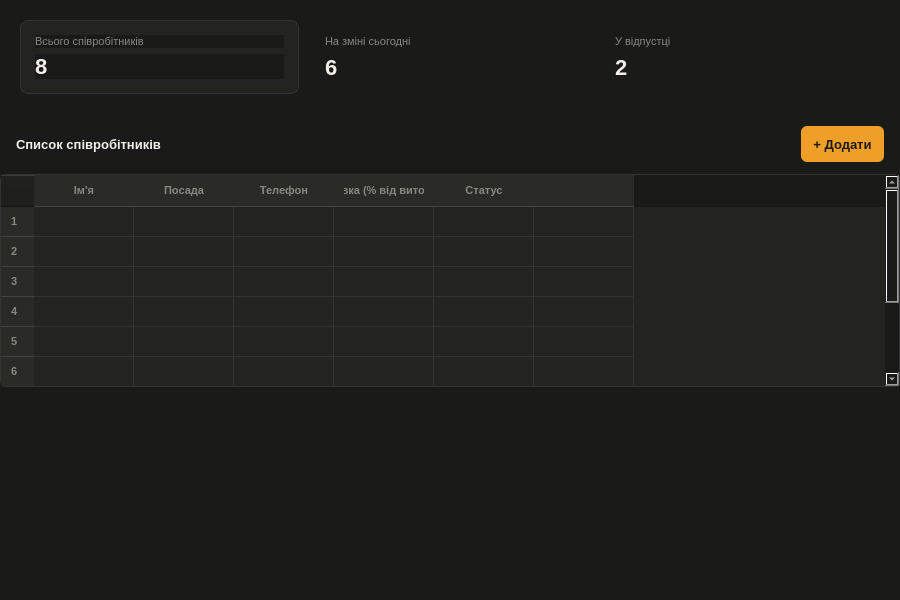
<?xml version="1.0" encoding="UTF-8"?>
<ui version="4.0">
 <class>EmployeesWidget</class>
 <widget class="QWidget" name="EmployeesWidget">
  <property name="geometry">
   <rect>
    <x>0</x>
    <y>0</y>
    <width>900</width>
    <height>600</height>
   </rect>
  </property>
  <property name="windowTitle">
   <string>Співробітники</string>
  </property>
  <property name="toolTip">
   <string>Вікно обліку співробітників магазину</string>
  </property>
  <property name="styleSheet">
   <string>QWidget { background-color: #1a1a18; color: #f1efe8; font-family: 'Segoe UI'; font-size: 13px; }
QTableWidget { background-color: #232320; border: 1px solid #333; gridline-color: #333; border-radius: 6px; }
QTableWidget::item { padding: 6px 10px; }
QTableWidget::item:selected { background-color: #3a3a36; }
QHeaderView::section { background-color: #2a2a26; color: #888780; font-size: 11px; font-weight: bold; padding: 6px 10px; border: none; border-bottom: 1px solid #444; }
QFrame#card { background-color: #232320; border: 1px solid #333; border-radius: 8px; }
QPushButton { background-color: #232320; color: #f1efe8; border: 1px solid #444; border-radius: 6px; padding: 5px 12px; min-height: 26px; }
QPushButton:hover { background-color: #3a3a36; border-color: #EF9F27; }
QPushButton#btnAdd { background-color: #EF9F27; color: #1a1a18; font-weight: bold; border: none; }</string>
  </property>
  <layout class="QVBoxLayout" name="mainLayout">
   <property name="spacing">
    <number>0</number>
   </property>
   <property name="margin" stdset="0">
    <number>0</number>
   </property>
   <item>
    <layout class="QHBoxLayout" name="metricsLayout">
     <property name="spacing">
      <number>12</number>
     </property>
     <property name="margin" stdset="0">
      <number>20</number>
     </property>
     <item>
      <widget class="QFrame" name="card">
       <property name="toolTip">
        <string>Загальна кількість співробітників у штаті</string>
       </property>
       <layout class="QVBoxLayout">
        <property name="margin" stdset="0">
         <number>14</number>
        </property>
        <item>
         <widget class="QLabel" name="lblTotalTitle">
          <property name="styleSheet">
           <string>color:#888780; font-size:11px;</string>
          </property>
          <property name="text">
           <string>Всього співробітників</string>
          </property>
         </widget>
        </item>
        <item>
         <widget class="QLabel" name="lblTotalValue">
          <property name="styleSheet">
           <string>color:#f1efe8; font-size:22px; font-weight:500;</string>
          </property>
          <property name="text">
           <string>8</string>
          </property>
         </widget>
        </item>
       </layout>
      </widget>
     </item>
     <item>
      <widget class="QFrame" name="card">
       <property name="toolTip">
        <string>Кількість співробітників на зміні сьогодні</string>
       </property>
       <layout class="QVBoxLayout">
        <property name="margin" stdset="0">
         <number>14</number>
        </property>
        <item>
         <widget class="QLabel" name="lblShiftTitle">
          <property name="styleSheet">
           <string>color:#888780; font-size:11px;</string>
          </property>
          <property name="text">
           <string>На зміні сьогодні</string>
          </property>
         </widget>
        </item>
        <item>
         <widget class="QLabel" name="lblShiftValue">
          <property name="styleSheet">
           <string>color:#f1efe8; font-size:22px; font-weight:500;</string>
          </property>
          <property name="text">
           <string>6</string>
          </property>
         </widget>
        </item>
       </layout>
      </widget>
     </item>
     <item>
      <widget class="QFrame" name="card">
       <property name="toolTip">
        <string>Кількість співробітників у відпустці</string>
       </property>
       <layout class="QVBoxLayout">
        <property name="margin" stdset="0">
         <number>14</number>
        </property>
        <item>
         <widget class="QLabel" name="lblVacTitle">
          <property name="styleSheet">
           <string>color:#888780; font-size:11px;</string>
          </property>
          <property name="text">
           <string>У відпустці</string>
          </property>
         </widget>
        </item>
        <item>
         <widget class="QLabel" name="lblVacValue">
          <property name="styleSheet">
           <string>color:#f1efe8; font-size:22px; font-weight:500;</string>
          </property>
          <property name="text">
           <string>2</string>
          </property>
         </widget>
        </item>
       </layout>
      </widget>
     </item>
    </layout>
   </item>
   <item>
    <widget class="QFrame" name="card">
     <property name="toolTip">
      <string>Список усіх співробітників магазину</string>
     </property>
     <layout class="QVBoxLayout" name="tableCardLayout">
      <property name="spacing">
       <number>0</number>
      </property>
      <property name="margin" stdset="0">
       <number>0</number>
      </property>
      <item>
       <layout class="QHBoxLayout" name="tableHeaderLayout">
        <property name="leftMargin">
         <number>16</number>
        </property>
        <property name="topMargin">
         <number>12</number>
        </property>
        <property name="rightMargin">
         <number>16</number>
        </property>
        <property name="bottomMargin">
         <number>12</number>
        </property>
        <item>
         <widget class="QLabel" name="lblTableTitle">
          <property name="styleSheet">
           <string>color:#f1efe8; font-size:13px; font-weight:500;</string>
          </property>
          <property name="text">
           <string>Список співробітників</string>
          </property>
         </widget>
        </item>
        <item>
         <spacer name="horizontalSpacer">
          <property name="orientation">
           <enum>Qt::Orientation::Horizontal</enum>
          </property>
          <property name="sizeHint" stdset="0">
           <size>
            <width>40</width>
            <height>20</height>
           </size>
          </property>
         </spacer>
        </item>
        <item>
         <widget class="QPushButton" name="btnAdd">
          <property name="toolTip">
           <string>Додати нового співробітника до системи</string>
          </property>
          <property name="text">
           <string>+ Додати</string>
          </property>
          <property name="fixedWidth" stdset="0">
           <number>100</number>
          </property>
         </widget>
        </item>
       </layout>
      </item>
      <item>
       <widget class="QTableWidget" name="tableEmployees">
        <property name="toolTip">
         <string>Таблиця співробітників: ім'я, посада, телефон, ставка, статус</string>
        </property>
        <property name="editTriggers">
         <set>QAbstractItemView::EditTrigger::NoEditTriggers</set>
        </property>
        <property name="selectionBehavior">
         <enum>QAbstractItemView::SelectionBehavior::SelectRows</enum>
        </property>
        <property name="showGrid">
         <bool>true</bool>
        </property>
        <property name="rowCount">
         <number>8</number>
        </property>
        <property name="columnCount">
         <number>6</number>
        </property>
        <property name="verticalHeader" stdset="0">
         <bool>false</bool>
        </property>
        <row/>
        <row/>
        <row/>
        <row/>
        <row/>
        <row/>
        <row/>
        <row/>
        <column>
         <property name="text">
          <string>Ім'я</string>
         </property>
        </column>
        <column>
         <property name="text">
          <string>Посада</string>
         </property>
        </column>
        <column>
         <property name="text">
          <string>Телефон</string>
         </property>
        </column>
        <column>
         <property name="text">
          <string>Ставка (% від виторгу)</string>
         </property>
        </column>
        <column>
         <property name="text">
          <string>Статус</string>
         </property>
        </column>
        <column>
         <property name="text">
          <string/>
         </property>
        </column>
       </widget>
      </item>
      <item>
       <spacer name="verticalSpacer">
        <property name="orientation">
         <enum>Qt::Orientation::Vertical</enum>
        </property>
        <property name="sizeHint" stdset="0">
         <size>
          <width>20</width>
          <height>40</height>
         </size>
        </property>
       </spacer>
      </item>
     </layout>
    </widget>
   </item>
  </layout>
 </widget>
 <resources/>
 <connections/>
</ui>
